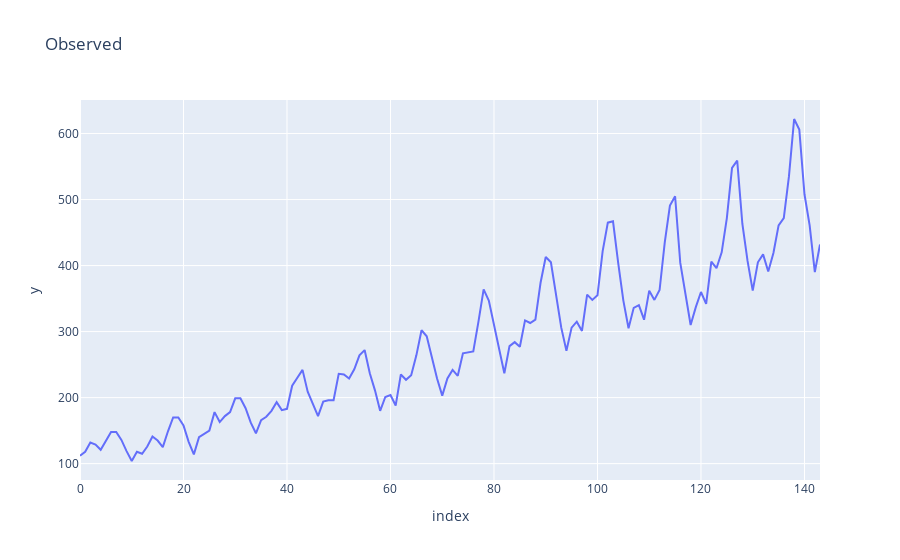

Here is the notebook cell this chart was saved with:
### Code cell
# decompose the data
result = seasonal_decompose(df['Number of Passengers'], model='multiplicative', period=12)
result.plot()
# plot in plotly
fig = px.line(result.observed, x=result.observed.index, y=result.observed.values, title='Observed')
fig.show()

#zoom and understand the patterns -- june july we have large number of 
#passengers traveling
#in 12 year how much rate is the rate of change of #pass
#what percent of year15 pass = 148 pass of year1? 4.5% increased

### Figure 1 — Plotly figure (JSON) as saved in the notebook; plotly's stock layout.template omitted (floating-point values rounded to 4 significant figures; data arrays with more than 128 entries replaced by an {"elided": "..."} marker saying what was removed)
{"data": [{"hovertemplate": "index=%{x}<br>y=%{y}<extra></extra>", "legendgroup": "", "line": {"color": "#636efa", "dash": "solid"}, "marker": {"symbol": "circle"}, "mode": "lines", "name": "", "orientation": "v", "showlegend": false, "type": "scatter", "x": {"elided": "144 int values"}, "xaxis": "x", "y": {"elided": "144 int values"}, "yaxis": "y"}], "layout": {"legend": {"tracegroupgap": 0}, "title": {"text": "Observed"}, "xaxis": {"anchor": "y", "domain": [0, 1], "title": {"text": "index"}}, "yaxis": {"anchor": "x", "domain": [0, 1], "title": {"text": "y"}}}}
